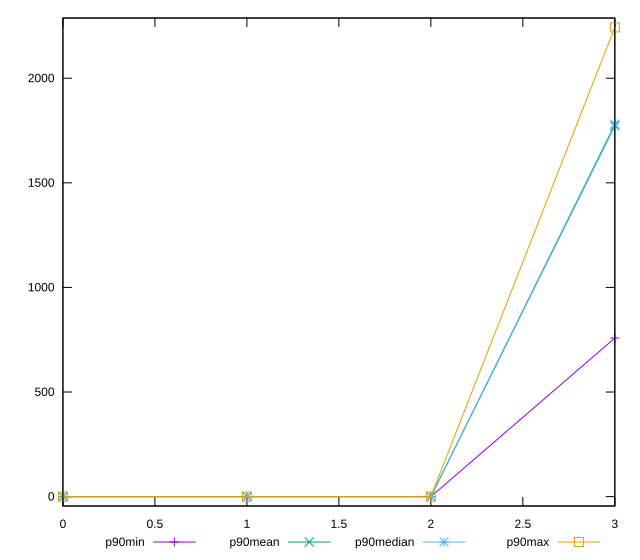

Here is the gnuplot script that generated this plot:
reset

$p90Min <<EOF
0 0
1 0
2 0
3 758
EOF

$p90Mean <<EOF
0 0
1 0
2 0
3 1773.1382978723404
EOF

$p90Median <<EOF
0 0
1 0
2 0
3 1781.5
EOF

$p90Max <<EOF
0 0
1 0
2 0
3 2243
EOF

set key outside below
set xrange [0:3]
set yrange [-44.86:2287.86]
set trange [-44.86:2287.86]
set terminal svg size 640, 560 enhanced background rgb 'white'
set output "reports/report_00028_2021-02-24T12-49-42.674Z/render-blocking-resources/progression/value.svg"

plot $p90Min title "p90min" with linespoints, \
     $p90Mean title "p90mean" with linespoints, \
     $p90Median title "p90median" with linespoints, \
     $p90Max title "p90max" with linespoints

reset
